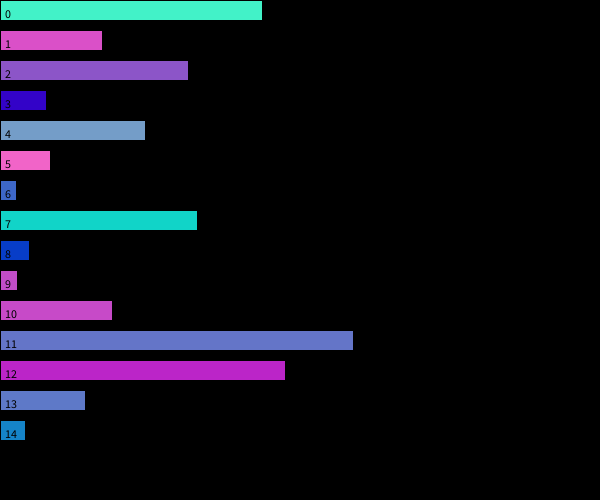
Frame 1 (no input)
Frame 60 (the mouse pressed at the canvas centre just before this capture): identical to frame 1, image omitted
Frame 120 (the mouse held since frame 60 and released just before this capture): identical to frame 1, image omitted

The Processing sketch that drew this single still picture (run headless with seeded random() and noise(); from frame 60 on, the mouse is pressed at the canvas centre):

// Processing sketch: array_tutorial_3
// ── array_tutorial_3.pde
int nElementos = 15;
float [] largos = new float [nElementos];
color [] colores = new color [nElementos];
float alto = 20;

void setup() {
  size(600, 500);
  for (int i=0; i<largos.length; i++) {
    largos[i] = random(10, 400);
    colores[i] = color(random(255), random(255), 200);
  }
}

void draw() {
  background(0);
  for (int i=0; i<largos.length; i++) {
    fill(colores[i]);
    rect(0, i*(alto + alto/2), largos[i], alto);
    fill(0);
    text(i, 5, 18+i*(alto + alto/2));
  }
}

void keyPressed() {
  if (key=='r') {
    randomizar();
  }
}

void randomizar() {
  for (int i=0; i<largos.length; i++) {
    largos[i] = random(10, 400);
  }
}
